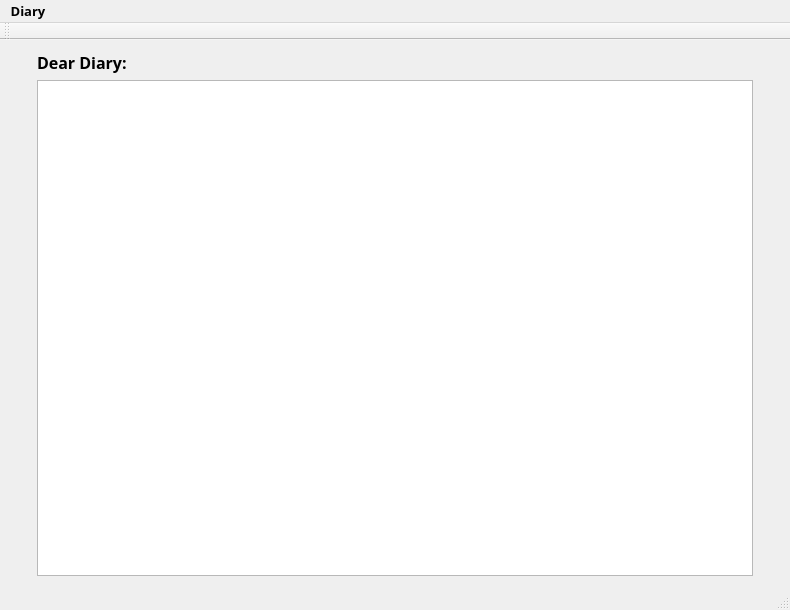
<?xml version="1.0" encoding="UTF-8"?>
<ui version="4.0">
 <class>MainWindow</class>
 <widget class="QMainWindow" name="MainWindow">
  <property name="geometry">
   <rect>
    <x>0</x>
    <y>0</y>
    <width>790</width>
    <height>610</height>
   </rect>
  </property>
  <property name="font">
   <font>
    <family>Pristina</family>
    <pointsize>10</pointsize>
    <weight>75</weight>
    <italic>false</italic>
    <bold>true</bold>
   </font>
  </property>
  <property name="windowTitle">
   <string>tbPrivateDiary</string>
  </property>
  <widget class="QWidget" name="centralWidget">
   <property name="sizePolicy">
    <sizepolicy hsizetype="Expanding" vsizetype="Expanding">
     <horstretch>0</horstretch>
     <verstretch>0</verstretch>
    </sizepolicy>
   </property>
   <layout class="QHBoxLayout" name="horizontalLayout_2">
    <item>
     <layout class="QHBoxLayout" name="horizontalLayout">
      <item>
       <widget class="QLabel" name="leftLabel">
        <property name="minimumSize">
         <size>
          <width>20</width>
          <height>180</height>
         </size>
        </property>
        <property name="text">
         <string/>
        </property>
       </widget>
      </item>
      <item>
       <layout class="QVBoxLayout" name="verticalLayout">
        <item>
         <widget class="QLabel" name="label_3">
          <property name="font">
           <font>
            <family>Lucida Sans Unicode</family>
            <pointsize>12</pointsize>
           </font>
          </property>
          <property name="text">
           <string>Dear Diary:</string>
          </property>
          <property name="textFormat">
           <enum>Qt::PlainText</enum>
          </property>
         </widget>
        </item>
        <item>
         <widget class="QPlainTextEdit" name="textEdit"/>
        </item>
       </layout>
      </item>
      <item>
       <widget class="QLabel" name="rightLabel">
        <property name="minimumSize">
         <size>
          <width>20</width>
          <height>180</height>
         </size>
        </property>
        <property name="text">
         <string/>
        </property>
       </widget>
      </item>
     </layout>
    </item>
   </layout>
  </widget>
  <widget class="QMenuBar" name="menuBar">
   <property name="geometry">
    <rect>
     <x>0</x>
     <y>0</y>
     <width>790</width>
     <height>21</height>
    </rect>
   </property>
   <property name="font">
    <font>
     <family>Lucida Sans Unicode</family>
    </font>
   </property>
   <widget class="QMenu" name="menuDiary">
    <property name="font">
     <font>
      <family>Lucida Sans Unicode</family>
      <weight>75</weight>
      <bold>true</bold>
     </font>
    </property>
    <property name="title">
     <string>Diary</string>
    </property>
    <addaction name="actionNew_Diary_Entry"/>
    <addaction name="actionOpen_Diary_Entry"/>
    <addaction name="actionSave_Diary_Entry"/>
    <addaction name="actionFont_Diary_Entry"/>
    <addaction name="separator"/>
    <addaction name="actionAbout"/>
   </widget>
   <addaction name="menuDiary"/>
  </widget>
  <widget class="QToolBar" name="mainToolBar">
   <attribute name="toolBarArea">
    <enum>TopToolBarArea</enum>
   </attribute>
   <attribute name="toolBarBreak">
    <bool>false</bool>
   </attribute>
  </widget>
  <widget class="QStatusBar" name="statusBar"/>
  <action name="actionNew_Diary_Entry">
   <property name="text">
    <string>New Entry</string>
   </property>
   <property name="font">
    <font>
     <family>Lucida Sans Unicode</family>
     <weight>75</weight>
     <bold>true</bold>
    </font>
   </property>
  </action>
  <action name="actionOpen_Diary_Entry">
   <property name="text">
    <string>Open Entry</string>
   </property>
   <property name="font">
    <font>
     <family>Lucida Sans Unicode</family>
     <weight>75</weight>
     <bold>true</bold>
    </font>
   </property>
  </action>
  <action name="actionSave_Diary_Entry">
   <property name="text">
    <string>Save Entry</string>
   </property>
   <property name="font">
    <font>
     <family>Lucida Sans Unicode</family>
     <weight>75</weight>
     <bold>true</bold>
    </font>
   </property>
  </action>
  <action name="actionFont_Diary_Entry">
   <property name="text">
    <string>Font</string>
   </property>
   <property name="font">
    <font>
     <family>Lucida Sans Unicode</family>
     <weight>75</weight>
     <bold>true</bold>
    </font>
   </property>
  </action>
  <action name="actionExit">
   <property name="text">
    <string>Exit</string>
   </property>
  </action>
  <action name="actionAbout">
   <property name="text">
    <string>About</string>
   </property>
  </action>
 </widget>
 <layoutdefault spacing="6" margin="11"/>
 <resources/>
 <connections/>
</ui>
